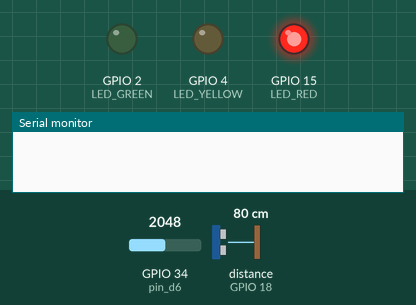
A sketch run on a simulated ESP32. On the bench: output pins drawn as LEDs (lit = HIGH), the last lines printed to the serial monitor. Wiring (inferred from the names in the program): ultrasonic range finder: trigger GPIO 5; echo GPIO 18. Inputs (shaded band) come from the test bench; at power-on: GPIO 34 (pin_d6) = 2048, distance to the obstacle (sensor on GPIO 18) 80 cm. The echo pulse lasts 58.3 µs per cm; WiFi joins after 1.5 s; servers stay silent unless stated; uploads are accepted with an empty reply; the camera gives no picture; pins used as bus, display or sensor lines are not drawn.

Above: at 0.1 s.
At 0.6 s:
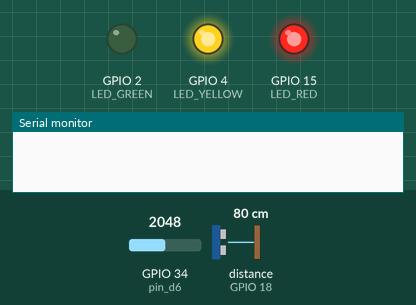
At 1.1 s:
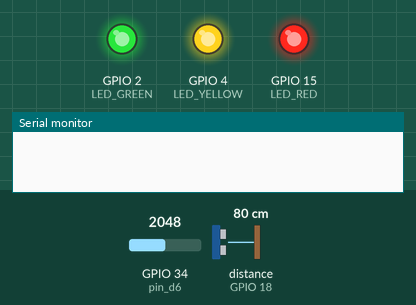
At 1.6 s:
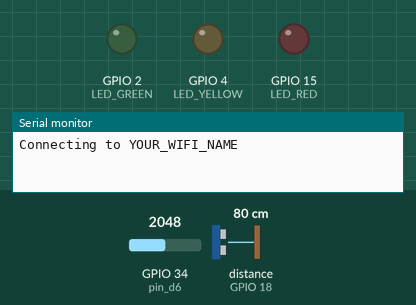
At 3.6 s:
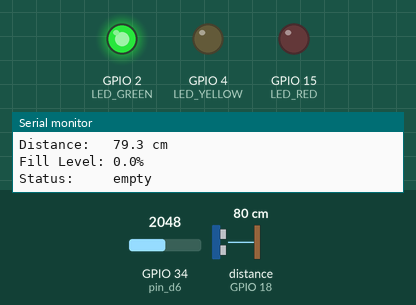
Timing chart, 0 to 5.1 s (numbered marks = the images above):
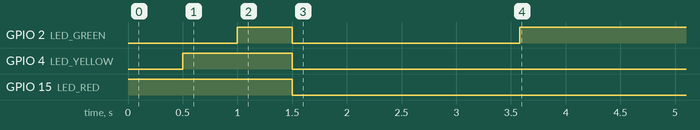

Measured:
- by itself, GPIO 2 (LED_GREEN): HIGH → LOW at 1.5 s, → HIGH 2.1 s later

The sketch:

esp32_dustbin_sensor.ino
```cpp
#include <WiFi.h>
#include <HTTPClient.h>
#include <ArduinoJson.h>
#include "esp_camera.h"
#include "Base64.h"

// ============================================
// CONFIGURATION - CHANGE THESE VALUES
// ============================================
const char* WIFI_SSID     = "YOUR_WIFI_NAME";
const char* WIFI_PASSWORD = "YOUR_WIFI_PASSWORD";
const char* SERVER_URL    = "http://YOUR_SERVER_IP:8000";
const char* API_KEY       = "smartbin-iot-key-2026";
const int   DUSTBIN_ID    = 1;
const float BIN_MAX_DEPTH = 50.0; // cm (empty bin depth)

// ============================================
// PIN CONFIGURATION
// ============================================
// Ultrasonic sensor pins
const int TRIG_PIN = 5;
const int ECHO_PIN = 18;

// LED status indicators
const int LED_GREEN  = 2;   // Empty
const int LED_YELLOW = 4;   // Half full
const int LED_RED    = 15;  // Full/Overflow

// Camera pins (ESP32-CAM AI Thinker)
#define PWDN_GPIO_NUM  32
#define RESET_GPIO_NUM -1
#define XCLK_GPIO_NUM   0
#define SIOD_GPIO_NUM  26
#define SIOC_GPIO_NUM  27
#define Y9_GPIO_NUM    35
#define Y8_GPIO_NUM    34
#define Y7_GPIO_NUM    39
#define Y6_GPIO_NUM    36
#define Y5_GPIO_NUM    21
#define Y4_GPIO_NUM    19
#define Y3_GPIO_NUM    18
#define Y2_GPIO_NUM     5
#define VSYNC_GPIO_NUM 25
#define HREF_GPIO_NUM  23
#define PCLK_GPIO_NUM  22

// ============================================
// SETUP
// ============================================
void setup() {
  Serial.begin(115200);

  // Setup pins
  pinMode(TRIG_PIN, OUTPUT);
  pinMode(ECHO_PIN, INPUT);
  pinMode(LED_GREEN, OUTPUT);
  pinMode(LED_YELLOW, OUTPUT);
  pinMode(LED_RED, OUTPUT);

  // Startup LED test
  digitalWrite(LED_RED, HIGH);
  delay(500);
  digitalWrite(LED_YELLOW, HIGH);
  delay(500);
  digitalWrite(LED_GREEN, HIGH);
  delay(500);
  digitalWrite(LED_RED, LOW);
  digitalWrite(LED_YELLOW, LOW);
  digitalWrite(LED_GREEN, LOW);

  // Connect to WiFi
  connectWiFi();

  // Initialize camera
  initCamera();

  Serial.println("SmartBin System Ready!");
}

// ============================================
// MAIN LOOP
// ============================================
void loop() {
  if (WiFi.status() != WL_CONNECTED) {
    connectWiFi();
  }

  // Read sensor
  float distance   = readUltrasonic();
  float fillLevel  = calculateFillLevel(distance);
  String status    = getStatus(fillLevel);

  // Update LED
  updateLED(status);

  // Print to serial
  Serial.println("========================");
  Serial.printf("Distance:   %.1f cm\n",  distance);
  Serial.printf("Fill Level: %.1f%%\n",   fillLevel);
  Serial.printf("Status:     %s\n",       status.c_str());

  // Send sensor data to server
  sendSensorData(fillLevel, status, distance);

  // Capture and send image every 30 minutes
  // (Use millis() counter in production)
  captureAndSendImage();

  // Deep sleep for 5 minutes to save power
  Serial.println("Sleeping for 5 minutes...");
  // esp_deep_sleep(5 * 60 * 1000000); // uncomment for production
  delay(30000); // 30 seconds for testing
}

// ============================================
// WIFI CONNECTION
// ============================================
void connectWiFi() {
  Serial.printf("Connecting to %s", WIFI_SSID);
  WiFi.begin(WIFI_SSID, WIFI_PASSWORD);

  int attempts = 0;
  while (WiFi.status() != WL_CONNECTED && attempts < 20) {
    delay(500);
    Serial.print(".");
    attempts++;
  }

  if (WiFi.status() == WL_CONNECTED) {
    Serial.println("\nWiFi Connected!");
    Serial.printf("IP Address: %s\n", WiFi.localIP().toString().c_str());
  } else {
    Serial.println("\nWiFi Failed! Will retry...");
  }
}

// ============================================
// ULTRASONIC SENSOR
// ============================================
float readUltrasonic() {
  // Average of 5 readings for accuracy
  float total = 0;
  for (int i = 0; i < 5; i++) {
    digitalWrite(TRIG_PIN, LOW);
    delayMicroseconds(2);
    digitalWrite(TRIG_PIN, HIGH);
    delayMicroseconds(10);
    digitalWrite(TRIG_PIN, LOW);

    long duration = pulseIn(ECHO_PIN, HIGH, 30000);
    float distance = duration * 0.034 / 2;

    if (distance > 0 && distance < 400) {
      total += distance;
    } else {
      total += BIN_MAX_DEPTH; // assume empty if bad reading
    }
    delay(50);
  }
  return total / 5.0;
}

float calculateFillLevel(float distance) {
  float fill = ((BIN_MAX_DEPTH - distance) / BIN_MAX_DEPTH) * 100.0;
  fill = constrain(fill, 0, 100);
  return fill;
}

String getStatus(float fillLevel) {
  if (fillLevel >= 90) return "overflowing";
  if (fillLevel >= 60) return "full";
  if (fillLevel >= 30) return "half-full";
  return "empty";
}

// ============================================
// LED INDICATOR
// ============================================
void updateLED(String status) {
  digitalWrite(LED_GREEN,  LOW);
  digitalWrite(LED_YELLOW, LOW);
  digitalWrite(LED_RED,    LOW);

  if (status == "empty")      digitalWrite(LED_GREEN,  HIGH);
  if (status == "half-full")  digitalWrite(LED_YELLOW, HIGH);
  if (status == "full")       digitalWrite(LED_RED,    HIGH);
  if (status == "overflowing") {
    // Blink red for overflow
    for (int i = 0; i < 3; i++) {
      digitalWrite(LED_RED, HIGH);
      delay(200);
      digitalWrite(LED_RED, LOW);
      delay(200);
    }
    digitalWrite(LED_RED, HIGH);
  }
}

// ============================================
// SEND DATA TO SERVER
// ============================================
void sendSensorData(float fillLevel, String status, float distance) {
  HTTPClient http;
  String url = String(SERVER_URL) + "/iot/update";

  http.begin(url);
  http.addHeader("Content-Type",  "application/json");
  http.addHeader("X-API-Key",     API_KEY);
  http.addHeader("X-Device-ID",   String(DUSTBIN_ID));

  // Build JSON
  StaticJsonDocument<256> doc;
  doc["dustbin_id"] = DUSTBIN_ID;
  doc["fill_level"] = fillLevel;
  doc["status"]     = status;
  doc["distance"]   = distance;
  doc["battery"]    = getBatteryLevel();
  doc["timestamp"]  = millis();

  String jsonBody;
  serializeJson(doc, jsonBody);

  int responseCode = http.POST(jsonBody);

  if (responseCode == 200) {
    Serial.println("Data sent successfully!");
    String response = http.getString();
    Serial.println("Server response: " + response);
  } else {
    Serial.printf("Error sending data: %d\n", responseCode);
  }

  http.end();
}

// ============================================
// CAMERA CAPTURE AND SEND
// ============================================
void initCamera() {
  camera_config_t config;
  config.ledc_channel = LEDC_CHANNEL_0;
  config.ledc_timer   = LEDC_TIMER_0;
  config.pin_d0       = Y2_GPIO_NUM;
  config.pin_d1       = Y3_GPIO_NUM;
  config.pin_d2       = Y4_GPIO_NUM;
  config.pin_d3       = Y5_GPIO_NUM;
  config.pin_d4       = Y6_GPIO_NUM;
  config.pin_d5       = Y7_GPIO_NUM;
  config.pin_d6       = Y8_GPIO_NUM;
  config.pin_d7       = Y9_GPIO_NUM;
  config.pin_xclk     = XCLK_GPIO_NUM;
  config.pin_pclk     = PCLK_GPIO_NUM;
  config.pin_vsync    = VSYNC_GPIO_NUM;
  config.pin_href     = HREF_GPIO_NUM;
  config.pin_sscb_sda = SIOD_GPIO_NUM;
  config.pin_sscb_scl = SIOC_GPIO_NUM;
  config.pin_pwdn     = PWDN_GPIO_NUM;
  config.pin_reset    = RESET_GPIO_NUM;
  config.xclk_freq_hz = 20000000;
  config.pixel_format = PIXFORMAT_JPEG;
  config.frame_size   = FRAMESIZE_VGA;
  config.jpeg_quality = 12;
  config.fb_count     = 1;

  esp_err_t err = esp_camera_init(&config);
  if (err != ESP_OK) {
    Serial.printf("Camera init failed: 0x%x\n", err);
  } else {
    Serial.println("Camera initialized!");
  }
}

void captureAndSendImage() {
  camera_fb_t* fb = esp_camera_fb_get();
  if (!fb) {
    Serial.println("Camera capture failed");
    return;
  }

  // Encode to base64
  String imageBase64 = base64::encode(fb->buf, fb->len);
  esp_camera_fb_return(fb);

  // Send to server
  HTTPClient http;
  String url = String(SERVER_URL) + "/iot/image";

  http.begin(url);
  http.addHeader("Content-Type",  "application/json");
  http.addHeader("X-API-Key",     API_KEY);
  http.setTimeout(10000);

  StaticJsonDocument<1024> doc;
  doc["dustbin_id"] = DUSTBIN_ID;
  doc["image"]      = imageBase64;

  String jsonBody;
  serializeJson(doc, jsonBody);

  int responseCode = http.POST(jsonBody);
  Serial.printf("Image sent, response: %d\n", responseCode);

  http.end();
}

// ============================================
// BATTERY LEVEL
// ============================================
float getBatteryLevel() {
  int raw = analogRead(34); // Battery voltage pin
  float voltage = (raw / 4095.0) * 3.3 * 2; // voltage divider
  float percent = ((voltage - 3.3) / (4.2 - 3.3)) * 100;
  return constrain(percent, 0, 100);
}
```
